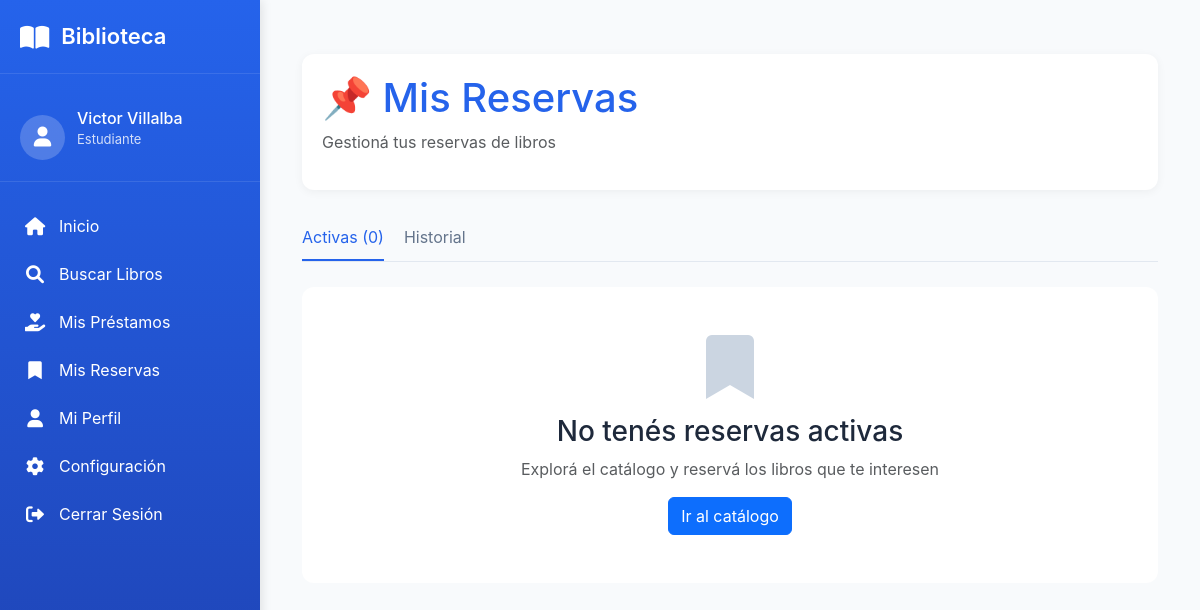
/mis-reservas/ (signed in), run on an earlier commit of the app's database.
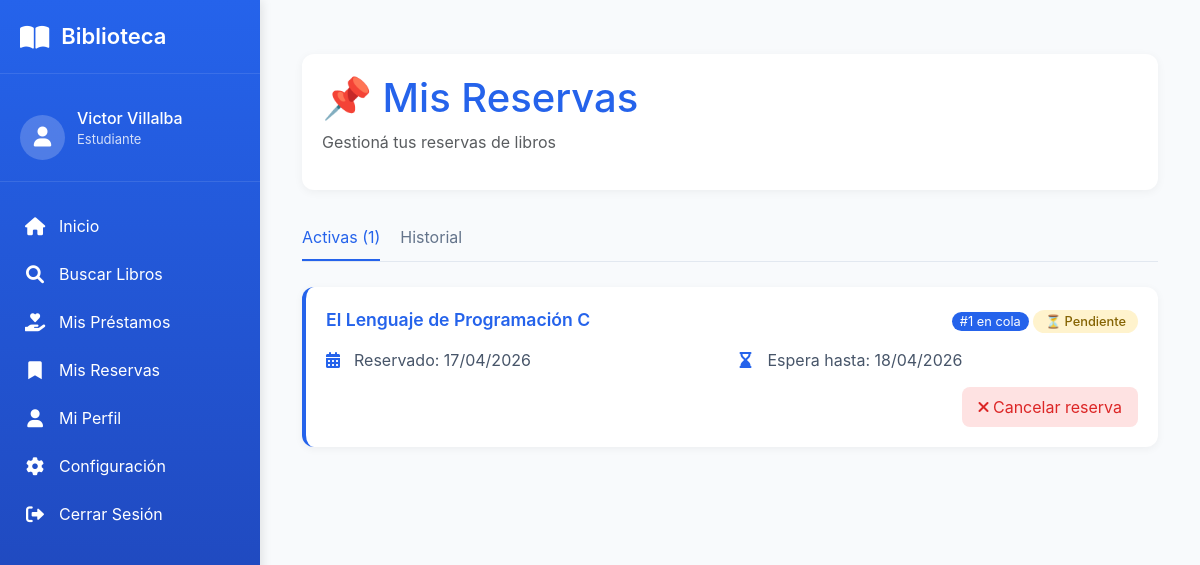
And on a later commit of the database.
### prestamo/models.py (models this page shows, shortened)
class Reserva(models.Model):
    ESTADO_RESERVA_CHOICES = [
        ('PENDIENTE', 'Pendiente'),
        ('ACTIVA', 'Activa'),
        ('CANCELADA', 'Cancelada'),
        ('COMPLETADA', 'Completada'),
        ('EXPIRADA', 'Expirada'),
    ]
    socio = models.ForeignKey(
        Socio,
        on_delete=models.PROTECT,
        related_name='reservas',
        verbose_name="Socio"
    )
    libro = models.ForeignKey(
        'catalogo.Libro',
        on_delete=models.PROTECT,
        related_name='reservas',
        verbose_name="Libro"
    )
    fecha_reserva = models.DateTimeField(
        auto_now_add=True,
        verbose_name="Fecha de reserva"
    )
    fecha_expiracion = models.DateTimeField(
        verbose_name="Fecha de expiración"
    )
    orden_prioridad = models.IntegerField(
        default=1,
        verbose_name="Orden de prioridad"
    )
    estado = models.CharField(
        max_length=20,
        choices=ESTADO_RESERVA_CHOICES,
        default='PENDIENTE',
        verbose_name="Estado"
    )
    ejemplar_asignado = models.ForeignKey(
        Ejemplar,
        on_delete=models.SET_NULL,
        null=True,
        blank=True,
        related_name='reservas',
        verbose_name="Ejemplar asignado"
    )
    class Meta:
        verbose_name = "Reserva"
        verbose_name_plural = "Reservas"
        ordering = ['estado', 'orden_prioridad', 'fecha_reserva']
        unique_together = ['socio', 'libro', 'estado']

### catalogo/models.py (models this page shows, shortened)
class Libro(models.Model):
    activo = models.BooleanField(default=True, verbose_name="Activo")
    """Libros del catálogo"""
    isbn = models.CharField(
        max_length=20,
        unique=True,
        verbose_name="ISBN"
    )
    titulo = models.CharField(
        max_length=200,
        verbose_name="Título"
    )
    anio_publicacion = models.IntegerField(
        blank=True,
        null=True,
        verbose_name="Año de publicación"
    )
    descripcion = models.TextField(
        blank=True,
        null=True,
        verbose_name="Descripción / Sinopsis",
        help_text="Breve descripción o sinopsis del libro"
    )
    editorial = models.ForeignKey(
        Editorial,
        on_delete=models.PROTECT,
        verbose_name="Editorial"
    )
    categoria = models.ForeignKey(
        Categoria,
        on_delete=models.PROTECT,
        verbose_name="Categoría"
    )
    autores = models.ManyToManyField(
        Autor,
        through='LibroAutor',
        verbose_name="Autores"
    )
    imagen = models.ImageField(
        upload_to='libros/',
        blank=True,
        null=True,
        verbose_name="Imagen de tapa"
    )
    cantidad_total = models.IntegerField(
        default=0,
        verbose_name="Total de ejemplares"
    )
    inventario_disponible = models.IntegerField(
        default=0,
        verbose_name="Ejemplares disponibles"
    )
    class Meta:
        verbose_name = "Libro"
        verbose_name_plural = "Libros"

### prestamo/views.py (the view)
# urls.py: path('mis-reservas/', views.mis_reservas, name='mis_reservas'),
@login_required
def mis_reservas(request):
    reservas_activas = Reserva.objects.filter(
        socio=request.user.socio,
        estado__in=['PENDIENTE', 'ACTIVA']
    ).select_related('libro').order_by('orden_prioridad', 'fecha_reserva')
    historial = Reserva.objects.filter(
        socio=request.user.socio,
        estado__in=['CANCELADA', 'COMPLETADA', 'EXPIRADA']
    ).select_related('libro').order_by('-fecha_reserva')[:10]
    context = {
        'reservas_activas': reservas_activas,
        'historial': historial,
        'hoy': date.today()
    }
    return render(request, 'prestamo/mis_reservas.html', context)

### templates/prestamo/mis_reservas.html (shortened to what this page needs)
{% extends 'base/menu_usuario.html' %}
{% load static %}
{% block main_content %}
<div class="container py-4">
    <div class="reservas-header">
        <h1 style="color: var(--primary-blue);">📌 Mis Reservas</h1>
        <p class="text-muted">Gestioná tus reservas de libros</p>
    </div>
    <div class="tab-reservas">
        <div class="tab-item active" onclick="cambiarTab('activas')">Activas ({{ reservas_activas|length }})</div>
        <div class="tab-item" onclick="cambiarTab('historial')">Historial</div>
    </div>
    <div id="reservas-activas">
        {% for reserva in reservas_activas %}
            <div class="reserva-card">
                <div class="reserva-header">
                    <span class="reserva-titulo">{{ reserva.libro.titulo }}</span>
                    <div>
                        <span class="posicion-badge">#{{ reserva.orden_prioridad }} en cola</span>
                        {% if reserva.estado == 'PENDIENTE' %}
                            <span class="estado-badge estado-pendiente">⏳ Pendiente</span>
                        {% elif reserva.estado == 'ACTIVA' %}
                            <span class="estado-badge estado-activa">✅ Lista para retirar</span>
                        {% endif %}
                    </div>
                </div>
                <div class="reserva-detalles">
                    <div class="detalle-item">
                        <i class="fas fa-calendar-alt"></i>
                        <span>Reservado: {{ reserva.fecha_reserva|date:"d/m/Y" }}</span>
                    </div>
                    <div class="detalle-item">
                        <i class="fas fa-hourglass-end"></i>
                        <span>Espera hasta: {{ reserva.fecha_expiracion|date:"d/m/Y" }}</span>
                    </div>
                </div>
                {% if reserva.estado == 'PENDIENTE' %}
                    <div style="text-align: right;">
                        <a href="{% url 'cancelar_reserva' reserva.id %}" class="btn-cancelar"
                           onclick="return confirm('¿Cancelar esta reserva?')">
                            <i class="fas fa-times"></i> Cancelar reserva
                        </a>
                    </div>
                {% endif %}
            </div>
        {% empty %}
            <div class="empty-state">
                <i class="fas fa-bookmark"></i>
                <h3>No tenés reservas activas</h3>
                <p class="text-muted">Explorá el catálogo y reservá los libros que te interesen</p>
                <a href="{% url 'catalogo_lista' %}" class="btn btn-primary">Ir al catálogo</a>
            </div>
        {% endfor %}
    </div>
</div>
{% endblock %}

What changed in the data, as far as the page shows it:
added Reserva: libro.titulo "El Lenguaje de Programación C", orden_prioridad "1", estado "⏳ Pendiente", fecha_reserva "17/04/2026", fecha_expiracion "18/04/2026"
Also different on the page:
{{ reservas_activas|length }}: "0" → "1"
text no longer shown: "No tenés reservas activas Explorá el catálogo y reservá los libros que te interesen Ir al catálogo"
